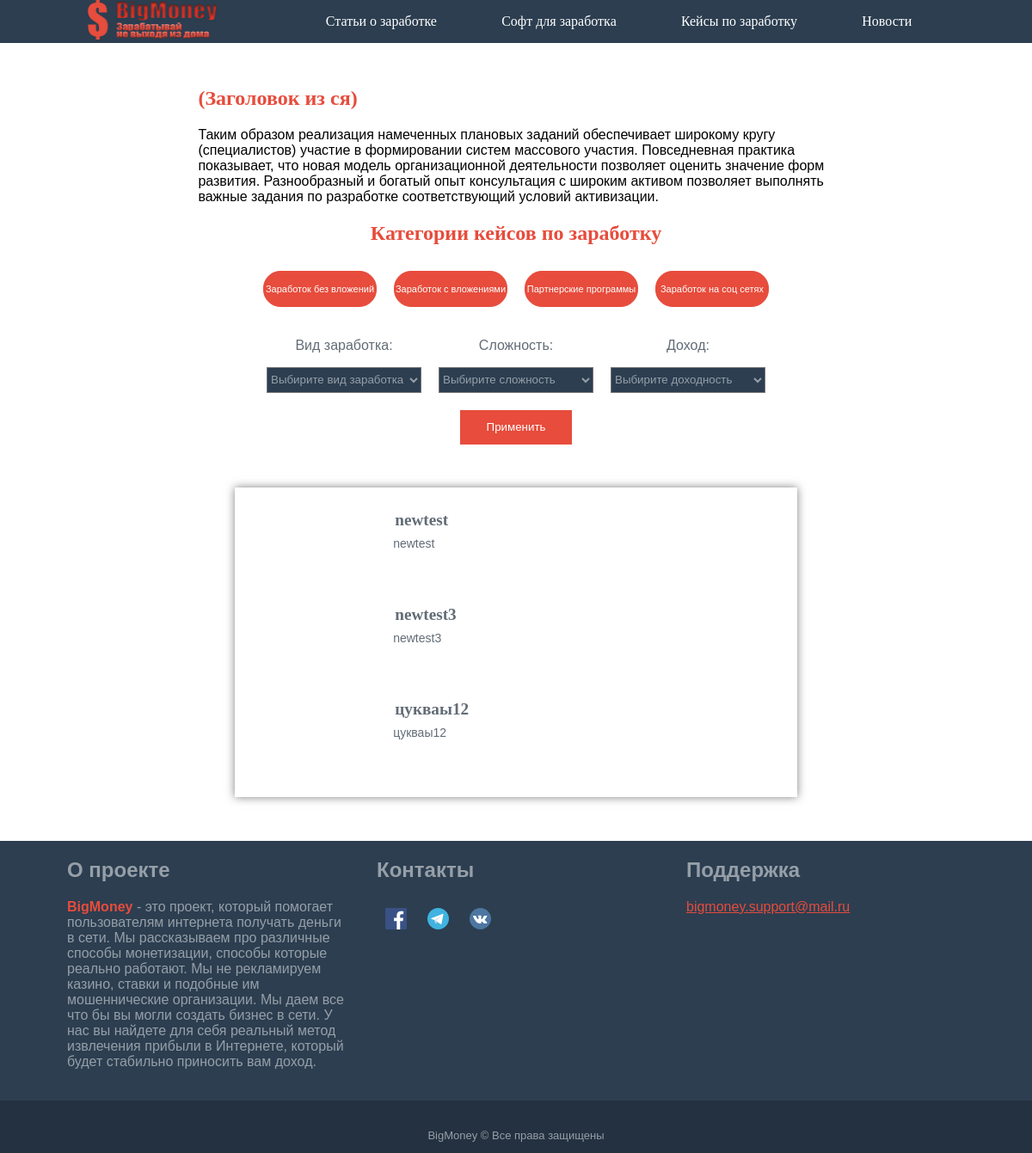
The page /keys/s-vlozheniyami/index.php on the database its author committed.
### tables this page shows
CREATE TABLE `caze` (
  `id` int(11) NOT NULL,
  `name` varchar(64) NOT NULL,
  `title-braus` varchar(70) DEFAULT NULL,
  `description-braus` varchar(140) DEFAULT NULL,
  `title-katalog` varchar(60) DEFAULT NULL,
  `description-katalog` varchar(120) DEFAULT NULL,
  `one-title-page` varchar(56) DEFAULT NULL,
  `two-title-page` varchar(56) DEFAULT NULL,
  `free-title-page` varchar(56) DEFAULT NULL,
  `foo-title-page` varchar(56) DEFAULT NULL,
  `one-text` text,
  `two-text` text,
  `free-text` text,
  `foo-text` text,
  `image` text,
  `one-linkPartner` text,
  `two-linkPartner` text,
  `plus` text,
  `minus` text,
  `money-level` varchar(56) DEFAULT NULL,
  `hard-level` varchar(56) DEFAULT NULL,
  `type` varchar(56) NOT NULL,
  `date` date DEFAULT NULL,
  `coments` text,
  `newUser` varchar(4) DEFAULT NULL,
  `passiv` varchar(4) DEFAULT NULL,
  `arbit` varchar(4) DEFAULT NULL,
  `soc` varchar(4) DEFAULT NULL
);

### src/keys/s-vlozheniyami/index.php (the view, shortened to what this page needs)
<!DOCTYPE html>
<html>
<head>
	<link rel="stylesheet" type="text/css" href="../css/style.css">
	<link rel="stylesheet" type="text/css" href="../css/modification.css">
</head>
<body>
<form method="POST" action=<?php echo $_SERVER['PHP_SELF'];?> enctype="multipart/form-data">
	<header>
		<div class="headerCenter">
			<div class="logo">
				<a href="/src/index.php"><img class="logo__img" src="../img/logo.png" alt=""></a>
			</div>
			<div class="headerCenter__menu desktop">
				<ul class="headerCenter__ul">
					<li class="headerCenter__li"><a class="headerCenter__link" href="/src/post/">Статьи о заработке</a></li>
					<li class="headerCenter__li"><a class="headerCenter__link" href="/src/soft/">Софт для заработка</a></li>
					<li class="headerCenter__li"><a class="headerCenter__link" href="../">Кейсы по заработку</a></li>
					<li class="headerCenter__li"><a class="headerCenter__link" href="/src/news/">Новости</a></li>
				</ul>
			</div>
		</div>
	</header>
	<section class="container">
		<div class="text katalog-text">
			<h1 class="text__title">(Заголовок из ся)</h1>
			<p class="text__descript">
				Таким образом реализация намеченных плановых заданий
				обеспечивает широкому кругу (специалистов) участие в формировании систем массового участия.
				Повседневная практика показывает, что новая модель организационной деятельности
				позволяет оценить значение форм развития.
				Разнообразный и богатый опыт консультация с широким активом позволяет выполнять
				важные задания по разработке соответствующий условий активизации.
			</p>
		</div>
		<center>
		<div class="categories">
			<h2 class="categories__title">Категории кейсов по заработку</h2>
			<div class="categories__flex">
				<a href="/src/keys/bez-vlozhenij/">
					<div class="categories__button">Заработок без вложений</div>
				</a>
				<a href="/src/keys/s-vlozheniyami/">
					<div class="categories__button">Заработок с вложениями</div>
				</a>
				<a href="/src/keys/partnerskie-programmy/">
					<div class="categories__button">Партнерские программы</div>
				</a>
				<a href="/src/keys/socialnye-seti/">
					<div class="categories__button">Заработок на соц сетях</div>
				</a>
			</div>
		</div>
		<div class="filter">
			<div class="type">
				<p class="type__text">Вид заработка:</p>
				<select class="type__select" name="type">
					<option>Выбирите вид заработка</option>
				</select>
			</div>
			<div class="type">
				<p class="type__text">Сложность:</p>
				<select class="type__select" name="hard">
					<option>Выбирите сложность</option>
				</select>
			</div>
			<div class="type">
				<p class="type__text">Доход:</p>
				<select class="type__select" name="money">
					<option>Выбирите доходность</option>
				</select>
			</div>
		</div>
		<button class="go" name="go">Применить</button>
		<div class="content">
			<?php
				$conect = mysqli_connect('localhost','root','','posting');
				if(isset($_POST['go'])){
				$hard= mysqli_real_escape_string($conect, trim($_POST['hard']));
				$money= mysqli_real_escape_string($conect, trim($_POST['money']));
				$type = mysqli_real_escape_string($conect, trim($_POST['type']));
				$state = mysqli_query($conect,"SELECT `name`, `image`, `title-katalog`, `description-katalog`, `money-level`, `hard-level`, `type` FROM `caze` WHERE `newUser` = 'on'");
					while ($result_state  = mysqli_fetch_array($state)){
						$img = str_replace("/keys","",$result_state['image']);
						if(($result_state['type'] == $type && $hard == 'Выбирите сложность' && $money == 'Выбирите доходность') || ($result_state['type'] == $type && $hard == $result_state['hard-level'] && $money == $result_state['money-level']) || ($result_state['type'] == $type && $hard == $result_state['hard-level']) || ($result_state['type'] == $type && $money == $result_state['money-level']) || ($type == 'Выбирите вид заработка' && $hard == $result_state['hard-level'] && $money == 'Выбирите доходность') || ($type == 'Выбирите вид заработка' && $hard == $result_state['hard-level'] && $money == $result_state['money-level']) || ($type == 'Выбирите вид заработка' && $hard == 'Выбирите сложность' && $money == $result_state['money-level']) ){
							echo
								'<a href="./'.$result_state['name'].'.php">
								<div class="content__element">
									<div class="content__img" id="imag" style="background-image:url(.'.$img.')"></div>
										<div class="content__text">
											<h2 class="content__title">'.$result_state['title-katalog'].'</h2>
											<p class="content__descript">'.$result_state['description-katalog'].'</p>
										</div>
									</div>
									</a>';
						}if($money == 'Выбирите доходность' && $hard == 'Выбирите сложность' && $type == 'Выбирите вид заработка'){
							echo
								'<a href="./'.$result_state['name'].'.php">
								<div class="content__element">
									<div class="content__img" style="background-image:url(.'.$img.')"></div>
									<div class="content__text">
										<h2 class="content__title">'.$result_state['title-katalog'].'</h2>
										<p class="content__descript">'.$result_state['description-katalog'].'</p>
									</div>
								</div>
								</a>';
						}
					}
				}else{
					$state = mysqli_query($conect,"SELECT `name`, `image`, `title-katalog`, `description-katalog`, `money-level`, `hard-level`, `type` FROM `caze` WHERE `newUser` = 'on'");
					while ($result_state  = mysqli_fetch_array($state)){
					$img = str_replace("/keys","",$result_state['image']);
					echo
						'<a href="./'.$result_state['name'].'.php">
						<div class="content__element">
							<div class="content__img" style="background-image:url(.'.$img.')"></div>
							<div class="content__text">
								<h2 class="content__title">'.$result_state['title-katalog'].'</h2>
								<p class="content__descript">'.$result_state['description-katalog'].'</p>
							</div>
						</div>
						</a>';
					}
				}
			?>
		</div>
		</center>
	</section>
	<footer class="footer">
		<div class="footer__center">
			<div class = "footer__element">
				<h2 class="footer__text">О проекте</h2>
				<p class="footer__text">
					<span class="footer__text big-red">BigMoney</span> - это проект, который помогает пользователям
					интернета получать деньги в сети.
					Мы рассказываем про различные способы монетизации,
					способы которые реально работают.
					Мы не рекламируем казино, ставки и подобные им мошеннические организации.
					Мы даем все что бы вы могли создать бизнес в сети.
					У нас вы найдете для себя реальный метод извлечения прибыли в Интернете,
					который будет стабильно приносить вам доход.
				</p>
			</div>
			<div class = "footer__element">
				<h2 class="footer__text">Контакты</h2>
				<img class="footer__img"src="../img/facebook.svg">
				<img class="footer__img"src="../img/telegram.svg">
				<img class="footer__img"src="../img/vk.svg">
			</div>
			<div class = "footer__element">
				<h2 class="footer__text">Поддержка</h2>
				<p class="footer__text"><a href="#" class="footer__link">bigmoney.support@mail.ru</a></p>
			</div>
		</div>
		<div class="footer__end">
			<p class="footer__text mini-text">BigMoney © Все права защищены</p>
		</div>
	</footer>
</form>
</body>
</html>

### src/keys/css/style.css (style rules this page uses)
a { color:#fff;text-decoration:none }
.headerCenter__link { font-family:Impact }
.footer__text { font-family:"arial" }
.text__title { font-family:"Comic Sans MS" }
.text__descript { font-family:"arial" }
.desktop { display:flex }
.big-red { font-weight:bold;color:#E74C3C }
.mini-text { font-size:13px }
.katalog-text { margin-top:100px;text-align:left }
body { margin:0;padding:0;max-width:1920px;min-width:320px }
header,.navigation { display:flex;justify-content:center;background:#2C3E50;position:fixed;width:100%;z-index:9999 }
.headerCenter,.headerCenter__menu,.headerCenter__ul { display:flex }
.headerCenter,.headerMobile { width:83% }
.headerCenter { justify-content:space-between }
.headerCenter__ul { align-self:center;list-style-type:none;justify-content:space-around;width:100% }
.headerCenter__menu { width:80% }
.logo { display:flex;align-items:center }
.logo__img { width:150px;height:46px }
.container { width:88%;margin:0 auto;border:1px solid transparent;min-height:800px }
.text { text-align:center;width:70%;margin-left:15% }
.text__title { color:#E74C3C }
.content { width:50%;box-shadow:0 0 10px rgba(0,0,0,0.5);padding:10px;margin-bottom:50px;margin-top:50px }
.content__element { width:100%;height:100px;display:flex;margin:10px }
.content__img { width:25%;height:100%;background-size:100% 100%;background-repeat:no-repeat;margin:0 auto }
.content__text { width:75%;height:100%;text-align:left;color:#626c76 }
.content__title { font-size:1.2em;margin:0.4em;font-family:"Comic Sans MS" }
.content__descript { margin:0.4em;font-family:"arial" }
.footer { display:flex;width:100%;justify-content:center;flex-wrap:wrap;background:#2C3E50 }
.footer__link { text-decoration:underline;color:#E74C3C }
.footer__center { width:90%;display:flex;justify-content:space-around }
.footer__end { width:100%;display:flex;justify-content:center;margin-top:20px;padding-top:20px;background:#233140 }
.footer__text { color:#969FA8 }
.footer__img { margin:10px;height:25px }
.footer__element { width:30% }
.filter { display:flex;align-items:center;justify-content:center;width:70%;flex-wrap:wrap }
.type { margin:10px }
.type__text { color:#626c76;font-family:"arial" }
.type__select { height:30px;width:180px;color:#969FA8;font-family:"arial";background:#2C3E50 }
.categories { width:70% }
.categories__flex { display:flex;justify-content:center;flex-wrap:wrap;align-items:center }
.categories__button { margin:10px;width:130px;height:40px;border:1px solid #E74C3C;background:#E74C3C;font-family:"arial";color:white;font-size:13.3333px;font-size:11px;border-radius:20px;display:flex;align-items:center;justify-content:center }
.categories__title { color:#E74C3C;font-family:"Comic Sans MS" }
.go { width:130px;height:40px;border:1px solid #E74C3C;background:#E74C3C;font-family:"arial";color:white;font-size:13.3333px;margin:10px;display:flex;align-items:center;justify-content:center }
@media screen and (min-width: 1008px) and (max-width: 1375px) { .content { width:60% } }
@media screen and (min-width: 1008px) and (max-width: 1375px) { .content__descript { font-size:14px } }

### src/keys/css/modification.css (style rules this page uses)
a { color:#fff;text-decoration:none }
.headerCenter__link { font-family:Impact }
.footer__text { font-family:"arial" }
.text__title { font-family:"Comic Sans MS" }
.text__descript { font-family:"arial" }
.desktop { display:flex }
.big-red { font-weight:bold;color:#E74C3C }
.mini-text { font-size:13px }
.katalog-text { margin-top:100px;text-align:left }

### rows shown on the page
caze: value "newtest"
caze: value "newtest3"
caze: value "цукваы12"
